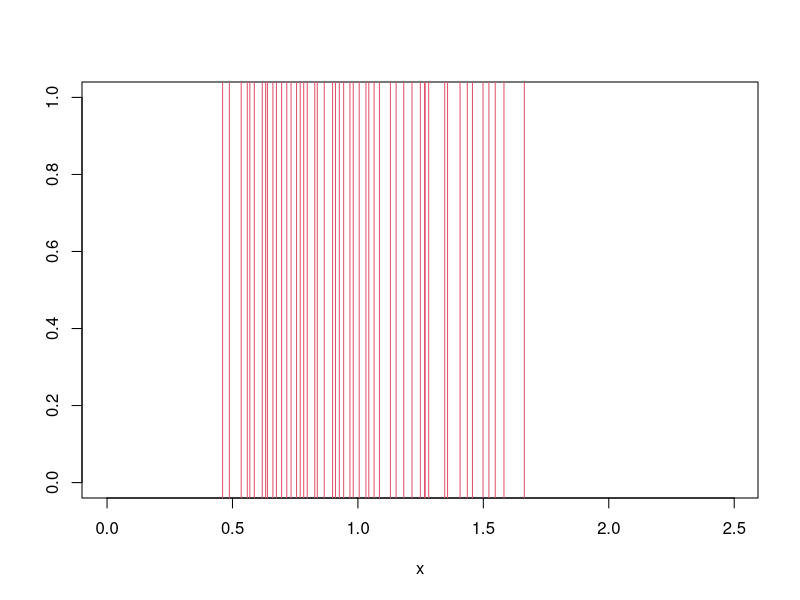
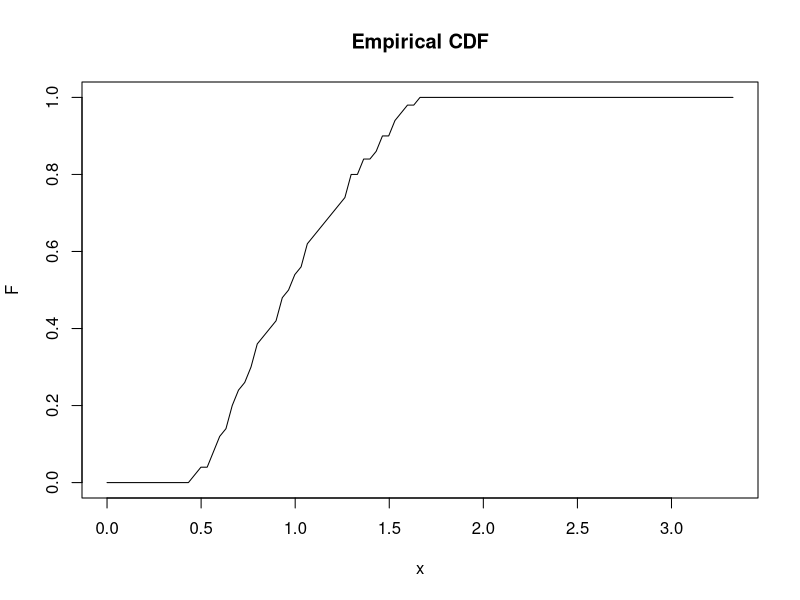
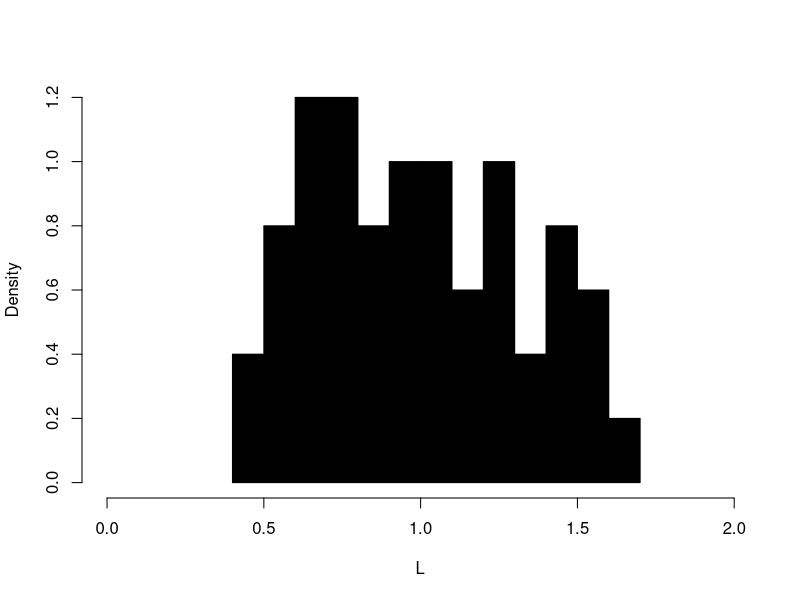

Write the R code that produced these figures, in order.
## ---- chunk 1
library(Matrix)   # matrix operations
library(MASS)     # Multivariate Normal Distribution
## ---- chunk 2
p <- 50
n <- 500
X <- matrix(rnorm(p*n), p, n)
Sn <- X %*% t(X) / n
dim(Sn)
## ---- chunk 3
p/n
## ---- chunk 4
e<-eigen(Sn)
L<-e$values
## ---- chunk 5
length(L)
## ---- chunk 6
L
## ---- chunk 7
plot(c(0,1.5*max(L)), c(0,1), type='n', xlab='x', ylab='')
abline(v=L, col=2)
## ---- chunk 8
F_ <- function(x) {
  total <- 0.
  for (i in 1:p) {
    if (L[i] <= x) {
      total <- total + 1
    }
  }
  return (total/p)
}
F <- Vectorize(F_)
## ---- chunk 9
plot(F, from=0., to=2*max(L), main="Empirical CDF")
## ---- chunk 10
hist(L, breaks=p/3, xlim=c(0,1.2*max(L)), freq=FALSE, col=1, main='')
